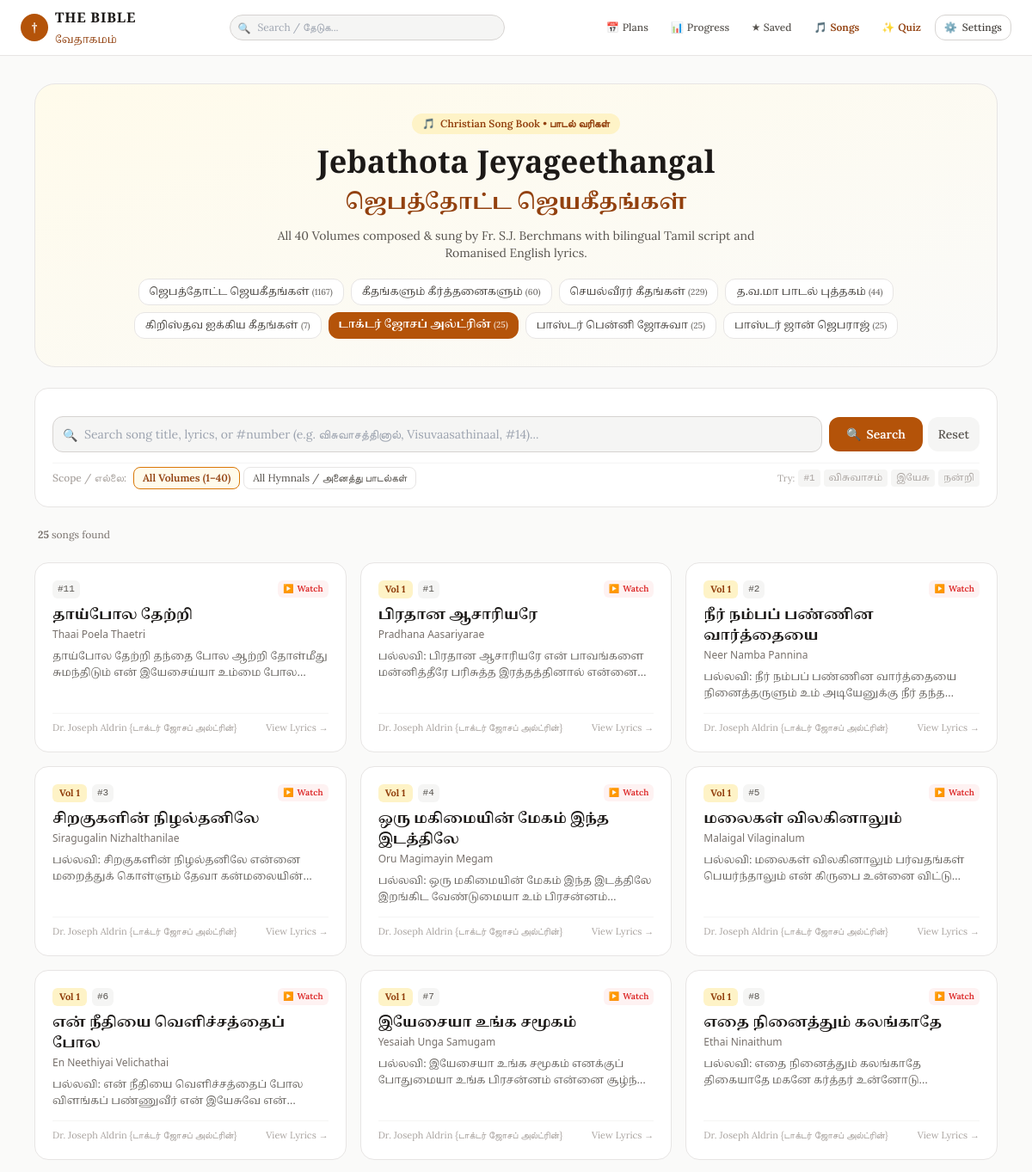
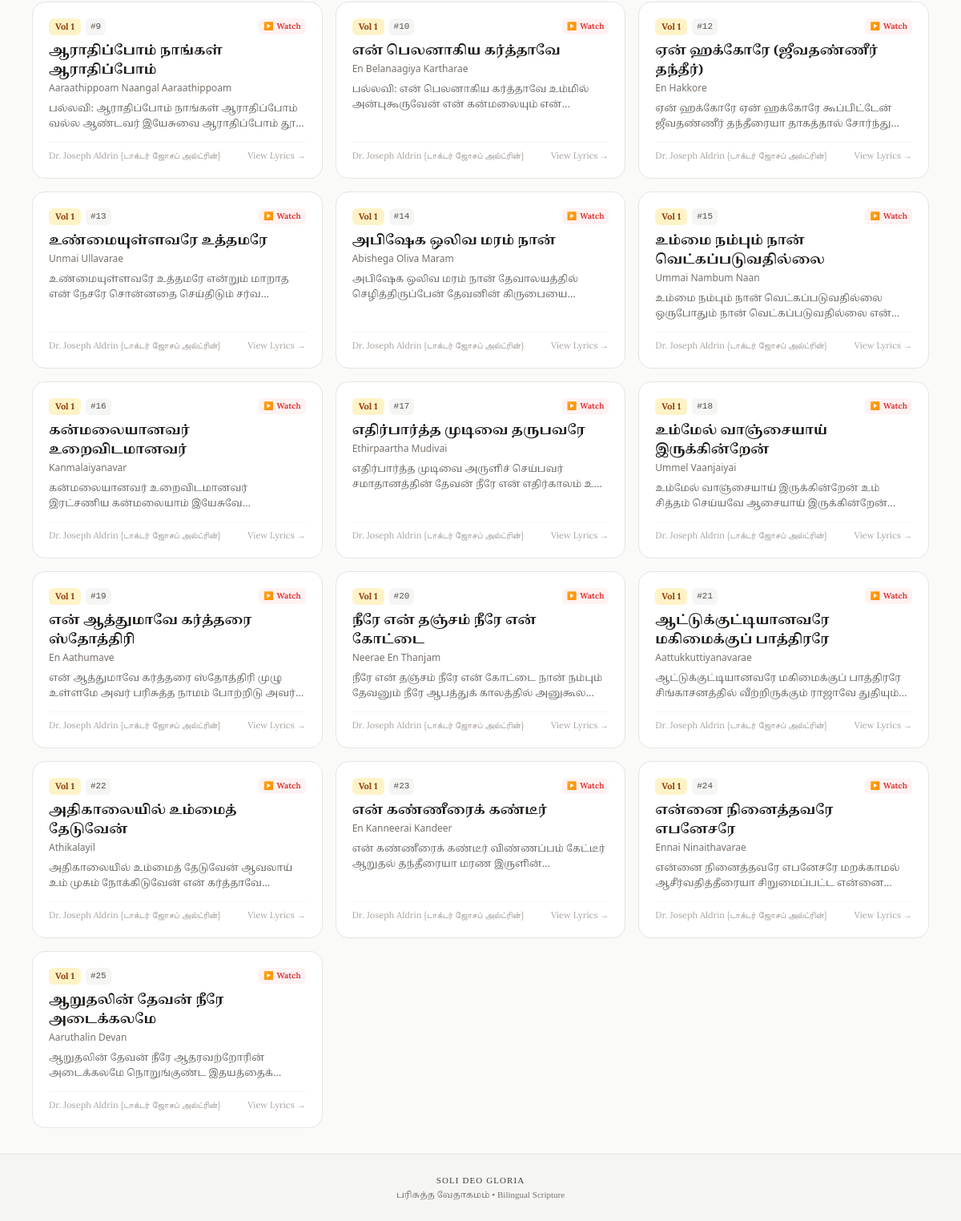
Screenshot of /songs?book=aldrin&canon=protestant with the database file from the repository (2 pictures, top to bottom).
### tables this page shows
CREATE TABLE song_books (
            code TEXT PRIMARY KEY,
            name_ta TEXT NOT NULL,
            name_en TEXT NOT NULL,
            display_order INTEGER DEFAULT 0
        );

CREATE TABLE songs (
            id INTEGER PRIMARY KEY,
            songbook_code TEXT NOT NULL,
            songbook_name_ta TEXT,
            songbook_name_en TEXT,
            volume INTEGER DEFAULT 0,
            volume_name TEXT,
            song_number INTEGER DEFAULT 0,
            title_ta TEXT NOT NULL,
            title_en TEXT NOT NULL,
            alternate_title TEXT,
            lyrics_ta TEXT,
            lyrics_en TEXT,
            lyrics_bilingual TEXT,
            author TEXT,
            youtube_url TEXT
        );

### app/main.py (the view)
@app.get("/songs", response_class=HTMLResponse)
async def songs_directory_page(
    request: Request,
    book: str = Query("jebathota"),
    vol: int = Query(None),
    q: str = Query(""),
    page: int = Query(1, ge=1),
    canon: str = Query(None)
):
    active_canon = resolve_canon(request, canon)
    canon_ctx = get_canon_context(active_canon)
    songbooks = get_song_books()
    volumes = get_song_volumes(book)
    clean_q = q.strip() if q else ""
    page_size = 40
    offset = (page - 1) * page_size
    songs_data = get_songs_list(
        songbook_code=book,
        volume=vol,
        query=clean_q,
        limit=page_size,
        offset=offset
    )
    total_count = songs_data["total_count"]
    total_pages = max(1, (total_count + page_size - 1) // page_size)
    return templates.TemplateResponse(
        request=request,
        name="songs.html",
        context={
            **canon_ctx,
            "songbooks": songbooks,
            "volumes": volumes,
            "active_book": book,
            "active_vol": vol,
            "query": clean_q,
            "songs": songs_data["songs"],
            "total_count": total_count,
            "page": page,
            "total_pages": total_pages,
        },
    )

### templates/songs.html (shortened to what this page needs)
{% extends "base.html" %}
{% block content %}
<div class="max-w-6xl mx-auto px-3 sm:px-4 py-4 sm:py-8 space-y-6">
    <div class="bg-gradient-to-br from-amber-50 to-stone-50 dark:from-stone-900 dark:to-stone-950 border border-stone-200 dark:border-stone-800 rounded-3xl p-5 sm:p-8 text-center space-y-3 relative overflow-hidden shadow-xs">
        <div class="inline-flex items-center gap-1.5 px-3 py-1 rounded-full bg-amber-100 dark:bg-amber-900/40 text-amber-800 dark:text-amber-300 text-xs font-semibold">
            <span>🎵</span> <span>Christian Song Book • பாடல் வரிகள்</span>
        </div>
        <h1 class="font-cinzel text-2xl sm:text-4xl font-bold text-stone-900 dark:text-stone-100">
            Jebathota Jeyageethangal
        </h1>
        <h2 class="font-tamil text-lg sm:text-2xl text-amber-800 dark:text-amber-400 font-semibold" translate="no">
            ஜெபத்தோட்ட ஜெயகீதங்கள்
        </h2>
        <p class="text-xs sm:text-sm text-stone-600 dark:text-stone-400 max-w-xl mx-auto">
            All 40 Volumes composed & sung by Fr. S.J. Berchmans with bilingual Tamil script and Romanised English lyrics.
        </p>
        <div class="pt-2 flex flex-wrap justify-center gap-1.5 sm:gap-2">
            {% for sb in songbooks %}
            <a href="/songs?book={{ sb.code }}{% if canon %}&canon={{ canon }}{% endif %}"
               class="px-3 py-1.5 rounded-xl text-xs font-medium transition cursor-pointer {% if active_book == sb.code %}bg-amber-700 text-white font-semibold shadow-xs{% else %}bg-white dark:bg-stone-800 text-stone-700 dark:text-stone-300 border border-stone-200 dark:border-stone-700 hover:border-amber-600{% endif %}">
                <span class="font-tamil" translate="no">{{ sb.name_ta }}</span>
                <span class="text-[10px] opacity-75">({{ sb.song_count }})</span>
            </a>
            {% endfor %}
        </div>
    </div>
    <div class="bg-white dark:bg-stone-900 border border-stone-200 dark:border-stone-800 rounded-2xl p-4 sm:p-5 shadow-xs space-y-3">
        <form id="song-search-form" action="/songs" method="get" class="space-y-3">
            <div class="flex flex-col sm:flex-row gap-2 relative">
                <div class="relative flex-1">
                    <input type="text" id="song-search-input" name="q" value="{{ query }}"
                           placeholder="Search song title, lyrics, or #number (e.g. விசுவாசத்தினால், Visuvaasathinaal, #14)..."
                           autocomplete="off"
                           class="w-full text-xs sm:text-sm bg-stone-100 dark:bg-stone-800 border border-stone-300 dark:border-stone-700 rounded-xl pl-9 pr-8 py-2.5 focus:outline-none focus:ring-2 focus:ring-amber-700 text-stone-900 dark:text-stone-100">
                    <span class="absolute left-3 top-3 text-stone-400 text-xs sm:text-sm">🔍</span>
                </div>
                <div class="flex items-center gap-1.5 shrink-0">
                    <button type="submit" class="w-full sm:w-auto px-5 py-2.5 bg-amber-700 hover:bg-amber-800 text-white rounded-xl text-xs sm:text-sm font-semibold transition cursor-pointer flex items-center justify-center gap-1.5 shadow-xs">
                        <span>🔍</span> <span>Search</span>
                    </button>
                    {% if query or active_vol or (active_book and active_book != 'jebathota') %}
                    <a href="/songs?book=jebathota{% if canon %}&canon={{ canon }}{% endif %}"
                       class="px-3 py-2.5 bg-stone-100 dark:bg-stone-800 hover:bg-stone-200 dark:hover:bg-stone-700 text-stone-600 dark:text-stone-300 rounded-xl text-xs sm:text-sm font-medium transition shrink-0"
                       title="Reset search and filters">
                        Reset
                    </a>
                    {% endif %}
                </div>
            </div>
            <div class="flex flex-wrap items-center justify-between gap-2 pt-1 border-t border-stone-100 dark:border-stone-800 text-xs">
                <div class="flex flex-wrap items-center gap-1 text-[11px] sm:text-xs">
                    <span class="text-stone-400 font-medium mr-1">Scope / எல்லை:</span>
                    <label class="inline-flex items-center gap-1 px-2.5 py-1 rounded-lg border cursor-pointer transition {% if not active_vol and active_book != 'all' %}bg-amber-50 dark:bg-amber-950/40 border-amber-600 text-amber-800 dark:text-amber-300 font-semibold{% else %}border-stone-200 dark:border-stone-700 text-stone-600 dark:text-stone-400 hover:bg-stone-50 dark:hover:bg-stone-800{% endif %}">
                        <span>All Volumes (1–40)</span>
                    </label>
                    <label class="inline-flex items-center gap-1 px-2.5 py-1 rounded-lg border cursor-pointer transition {% if active_book == 'all' %}bg-amber-50 dark:bg-amber-950/40 border-amber-600 text-amber-800 dark:text-amber-300 font-semibold{% else %}border-stone-200 dark:border-stone-700 text-stone-600 dark:text-stone-400 hover:bg-stone-50 dark:hover:bg-stone-800{% endif %}">
                        <span>All Hymnals / அனைத்து பாடல்கள்</span>
                    </label>
                </div>
                <div class="hidden md:flex items-center gap-1 text-[11px] text-stone-400">
                    <span>Try:</span>
                    <button type="button" onclick="quickFillSearch('#1')" class="px-1.5 py-0.5 rounded bg-stone-100 dark:bg-stone-800 hover:text-amber-700 font-mono">#1</button>
                    <button type="button" onclick="quickFillSearch('விசுவாசம்')" class="px-1.5 py-0.5 rounded bg-stone-100 dark:bg-stone-800 hover:text-amber-700 font-tamil" translate="no">விசுவாசம்</button>
                    <button type="button" onclick="quickFillSearch('இயேசு')" class="px-1.5 py-0.5 rounded bg-stone-100 dark:bg-stone-800 hover:text-amber-700 font-tamil" translate="no">இயேசு</button>
                    <button type="button" onclick="quickFillSearch('நன்றி')" class="px-1.5 py-0.5 rounded bg-stone-100 dark:bg-stone-800 hover:text-amber-700 font-tamil" translate="no">நன்றி</button>
                </div>
            </div>
        </form>
    </div>
    <div class="flex items-center justify-between text-xs text-stone-500 px-1">
        <div>
            <span><strong>{{ total_count }}</strong> songs found</span>
        </div>
    </div>
    {% if songs %}
    <div class="grid grid-cols-1 md:grid-cols-2 lg:grid-cols-3 gap-3 sm:gap-4">
        {% for s in songs %}
        <a href="/songs/{{ s.id }}{% if canon %}?canon={{ canon }}{% endif %}"
           class="group bg-white dark:bg-stone-900 border border-stone-200 dark:border-stone-800 hover:border-amber-600/70 rounded-2xl p-4 sm:p-5 shadow-xs hover:shadow-md transition flex flex-col justify-between space-y-3">
            <div class="space-y-2">
                <div class="flex items-center justify-between text-[11px]">
                    <div class="flex items-center gap-1.5">
                        {% if s.volume and s.volume > 0 %}
                        <span class="px-2 py-0.5 rounded-md bg-amber-100 dark:bg-amber-900/40 text-amber-800 dark:text-amber-300 font-bold">
                            Vol {{ s.volume }}
                        </span>
                        {% endif %}
                        {% if s.song_number and s.song_number > 0 %}
                        <span class="px-1.5 py-0.5 rounded-md bg-stone-100 dark:bg-stone-800 text-stone-600 dark:text-stone-400 font-mono">
                            #{{ s.song_number }}
                        </span>
                        {% endif %}
                    </div>
                    {% if s.youtube_url %}
                    <span class="inline-flex items-center gap-1 text-red-600 text-xs font-semibold px-1.5 py-0.5 rounded-md bg-red-50 dark:bg-red-950/40" title="Watch on YouTube">
                        <span class="text-[10px]">▶️</span> <span class="text-[10px] hidden sm:inline">Watch</span>
                    </span>
                    {% endif %}
                </div>
                <div>
                    <h3 class="font-tamil font-bold text-sm sm:text-base text-stone-900 dark:text-stone-100 group-hover:text-amber-700 dark:group-hover:text-amber-400 transition leading-snug" translate="no">
                        {{ s.title_ta }}
                    </h3>
                    <p class="font-sans text-xs text-stone-500 font-medium mt-0.5">
                        {{ s.title_en }}
                    </p>
                </div>
                {% if s.snippet_ta %}
                <p class="font-tamil text-xs text-stone-600 dark:text-stone-400 line-clamp-2 leading-relaxed opacity-90" translate="no">
                    {{ s.snippet_ta }}...
                </p>
                {% endif %}
            </div>
            <div class="pt-2 border-t border-stone-100 dark:border-stone-800 flex items-center justify-between text-[11px] text-stone-400 group-hover:text-amber-700 transition">
                <span>{{ s.author or "Fr. S.J. Berchmans" }}</span>
                <span>View Lyrics →</span>
            </div>
        </a>
        {% endfor %}
    </div>
    {% endif %}
</div>
{% endblock %}

### templates/base.html (style rules this page uses)
:root { --reader-font-size: 18px; }
.font-tamil { font-family: 'Noto Serif Tamil', serif; line-height: 2.1; }
.verse-text-ta, .verse-ta, .font-tamil { line-height: 1.95 !important; }

### rows the page displays
song_books: name_ta "ஜெபத்தோட்ட ஜெயகீதங்கள்", song_count "1167"
song_books: name_ta "கீதங்களும் கீர்த்தனைகளும்", song_count "60"
song_books: name_ta "செயல்வீரர் கீதங்கள்", song_count "229"
song_books: name_ta "த.வ.மா பாடல் புத்தகம்", song_count "44"
song_books: name_ta "கிறிஸ்தவ ஐக்கிய கீதங்கள்", song_count "7"
song_books: name_ta "டாக்டர் ஜோசப் அல்ட்ரின்", song_count "25"
song_books: name_ta "பாஸ்டர் பென்னி ஜோசுவா", song_count "25"
song_books: name_ta "பாஸ்டர் ஜான் ஜெபராஜ்", song_count "25"
songs: song_number "11", shows "Watch", title_ta "தாய்போல தேற்றி", title_en "Thaai Poela Thaetri", snippet_ta "தாய்போல தேற்றி தந்தை போல ஆற்றி தோள்மீது சுமந்திடும் என் இயேசைய்யா உம்மை…", author "Dr. Joseph Aldrin {டாக்டர் ஜோசப் அல்ட்ரின்}"
songs: volume "1", song_number "1", shows "Watch", title_ta "பிரதான ஆசாரியரே", title_en "Pradhana Aasariyarae", snippet_ta "பல்லவி: பிரதான ஆசாரியரே என் பாவங்களை மன்னித்தீரே பரிசுத்த இரத்தத்தினால்…", author "Dr. Joseph Aldrin {டாக்டர் ஜோசப் அல்ட்ரின்}"
songs: volume "1", song_number "2", shows "Watch", title_ta "நீர் நம்பப் பண்ணின வார்த்தையை", title_en "Neer Namba Pannina", snippet_ta "பல்லவி: நீர் நம்பப் பண்ணின வார்த்தையை நினைத்தருளும் உம் அடியேனுக்கு நீர்…", author "Dr. Joseph Aldrin {டாக்டர் ஜோசப் அல்ட்ரின்}"
songs: volume "1", song_number "3", shows "Watch", title_ta "சிறகுகளின் நிழல்தனிலே", title_en "Siragugalin Nizhalthanilae", snippet_ta "பல்லவி: சிறகுகளின் நிழல்தனிலே என்னை மறைத்துக் கொள்ளும் தேவா…", author "Dr. Joseph Aldrin {டாக்டர் ஜோசப் அல்ட்ரின்}"
songs: volume "1", song_number "4", shows "Watch", title_ta "ஒரு மகிமையின் மேகம் இந்த இடத்திலே", title_en "Oru Magimayin Megam", snippet_ta "பல்லவி: ஒரு மகிமையின் மேகம் இந்த இடத்திலே இறங்கிட வேண்டுமையா உம்…", author "Dr. Joseph Aldrin {டாக்டர் ஜோசப் அல்ட்ரின்}"
songs: volume "1", song_number "5", shows "Watch", title_ta "மலைகள் விலகினாலும்", title_en "Malaigal Vilaginalum", snippet_ta "பல்லவி: மலைகள் விலகினாலும் பர்வதங்கள் பெயர்ந்தாலும் என் கிருபை உன்னை…", author "Dr. Joseph Aldrin {டாக்டர் ஜோசப் அல்ட்ரின்}"
songs: volume "1", song_number "6", shows "Watch", title_ta "என் நீதியை வெளிச்சத்தைப் போல", title_en "En Neethiyai Velichathai", snippet_ta "பல்லவி: என் நீதியை வெளிச்சத்தைப் போல விளங்கப் பண்ணுவீர் என் இயேசுவே…", author "Dr. Joseph Aldrin {டாக்டர் ஜோசப் அல்ட்ரின்}"
songs: volume "1", song_number "7", shows "Watch", title_ta "இயேசையா உங்க சமூகம்", title_en "Yesaiah Unga Samugam", snippet_ta "பல்லவி: இயேசையா உங்க சமூகம் எனக்குப் போதுமையா உங்க பிரசன்னம் என்னை…", author "Dr. Joseph Aldrin {டாக்டர் ஜோசப் அல்ட்ரின்}"
songs: volume "1", song_number "8", shows "Watch", title_ta "எதை நினைத்தும் கலங்காதே", title_en "Ethai Ninaithum", snippet_ta "பல்லவி: எதை நினைத்தும் கலங்காதே திகையாதே மகனே கர்த்தர்…", author "Dr. Joseph Aldrin {டாக்டர் ஜோசப் அல்ட்ரின்}"
songs: volume "1", song_number "9", shows "Watch", title_ta "ஆராதிப்போம் நாங்கள் ஆராதிப்போம்", title_en "Aaraathippoam Naangal Aaraathippoam", snippet_ta "பல்லவி: ஆராதிப்போம் நாங்கள் ஆராதிப்போம் வல்ல ஆண்டவர் இயேசுவை ஆராதிப்போம்…", author "Dr. Joseph Aldrin {டாக்டர் ஜோசப் அல்ட்ரின்}"
songs: volume "1", song_number "10", shows "Watch", title_ta "என் பெலனாகிய கர்த்தாவே", title_en "En Belanaagiya Kartharae", snippet_ta "பல்லவி: என் பெலனாகிய கர்த்தாவே உம்மில் அன்புகூருவேன் என் கன்மலையும்…", author "Dr. Joseph Aldrin {டாக்டர் ஜோசப் அல்ட்ரின்}"
songs: volume "1", song_number "12", shows "Watch", title_ta "ஏன் ஹக்கோரே (ஜீவதண்ணீர் தந்தீர்)", title_en "En Hakkore", snippet_ta "ஏன் ஹக்கோரே ஏன் ஹக்கோரே கூப்பிட்டேன் ஜீவதண்ணீர் தந்தீரையா தாகத்தால்…", author "Dr. Joseph Aldrin {டாக்டர் ஜோசப் அல்ட்ரின்}"
songs: volume "1", song_number "13", shows "Watch", title_ta "உண்மையுள்ளவரே உத்தமரே", title_en "Unmai Ullavarae", snippet_ta "உண்மையுள்ளவரே உத்தமரே என்றும் மாறாத என் நேசரே சொன்னதை செய்திடும்…", author "Dr. Joseph Aldrin {டாக்டர் ஜோசப் அல்ட்ரின்}"
songs: volume "1", song_number "14", shows "Watch", title_ta "அபிஷேக ஒலிவ மரம் நான்", title_en "Abishega Oliva Maram", snippet_ta "அபிஷேக ஒலிவ மரம் நான் தேவாலயத்தில் செழித்திருப்பேன் தேவனின்…", author "Dr. Joseph Aldrin {டாக்டர் ஜோசப் அல்ட்ரின்}"
songs: volume "1", song_number "15", shows "Watch", title_ta "உம்மை நம்பும் நான் வெட்கப்படுவதில்லை", title_en "Ummai Nambum Naan", snippet_ta "உம்மை நம்பும் நான் வெட்கப்படுவதில்லை ஒருபோதும் நான் வெட்கப்படுவதில்லை…", author "Dr. Joseph Aldrin {டாக்டர் ஜோசப் அல்ட்ரின்}"
songs: volume "1", song_number "16", shows "Watch", title_ta "கன்மலையானவர் உறைவிடமானவர்", title_en "Kanmalaiyanavar", snippet_ta "கன்மலையானவர் உறைவிடமானவர் இரட்சணிய கன்மலையாம்…", author "Dr. Joseph Aldrin {டாக்டர் ஜோசப் அல்ட்ரின்}"
songs: volume "1", song_number "17", shows "Watch", title_ta "எதிர்பார்த்த முடிவை தருபவரே", title_en "Ethirpaartha Mudivai", snippet_ta "எதிர்பார்த்த முடிவை அருளிச் செய்பவர் சமாதானத்தின் தேவன் நீரே என் எதிர்காலம்…", author "Dr. Joseph Aldrin {டாக்டர் ஜோசப் அல்ட்ரின்}"
songs: volume "1", song_number "18", shows "Watch", title_ta "உம்மேல் வாஞ்சையாய் இருக்கின்றேன்", title_en "Ummel Vaanjaiyai", snippet_ta "உம்மேல் வாஞ்சையாய் இருக்கின்றேன் உம் சித்தம் செய்யவே ஆசையாய்…", author "Dr. Joseph Aldrin {டாக்டர் ஜோசப் அல்ட்ரின்}"
songs: volume "1", song_number "19", shows "Watch", title_ta "என் ஆத்துமாவே கர்த்தரை ஸ்தோத்திரி", title_en "En Aathumave", snippet_ta "என் ஆத்துமாவே கர்த்தரை ஸ்தோத்திரி முழு உள்ளமே அவர் பரிசுத்த நாமம் போற்றிடு…", author "Dr. Joseph Aldrin {டாக்டர் ஜோசப் அல்ட்ரின்}"
songs: volume "1", song_number "20", shows "Watch", title_ta "நீரே என் தஞ்சம் நீரே என் கோட்டை", title_en "Neerae En Thanjam", snippet_ta "நீரே என் தஞ்சம் நீரே என் கோட்டை நான் நம்பும் தேவனும் நீரே ஆபத்துக் காலத்தில்…", author "Dr. Joseph Aldrin {டாக்டர் ஜோசப் அல்ட்ரின்}"
songs: volume "1", song_number "21", shows "Watch", title_ta "ஆட்டுக்குட்டியானவரே மகிமைக்குப் பாத்திரரே", title_en "Aattukkuttiyanavarae", snippet_ta "ஆட்டுக்குட்டியானவரே மகிமைக்குப் பாத்திரரே சிங்காசனத்தில் வீற்றிருக்கும் ராஜாவே…", author "Dr. Joseph Aldrin {டாக்டர் ஜோசப் அல்ட்ரின்}"
songs: volume "1", song_number "22", shows "Watch", title_ta "அதிகாலையில் உம்மைத் தேடுவேன்", title_en "Athikalayil", snippet_ta "அதிகாலையில் உம்மைத் தேடுவேன் ஆவலாய் உம் முகம் நோக்கிடுவேன் என்…", author "Dr. Joseph Aldrin {டாக்டர் ஜோசப் அல்ட்ரின்}"
songs: volume "1", song_number "23", shows "Watch", title_ta "என் கண்ணீரைக் கண்டீர்", title_en "En Kanneerai Kandeer", snippet_ta "என் கண்ணீரைக் கண்டீர் விண்ணப்பம் கேட்டீர் ஆறுதல் தந்தீரையா மரண…", author "Dr. Joseph Aldrin {டாக்டர் ஜோசப் அல்ட்ரின்}"
songs: volume "1", song_number "24", shows "Watch", title_ta "என்னை நினைத்தவரே எபனேசரே", title_en "Ennai Ninaithavarae", snippet_ta "என்னை நினைத்தவரே எபனேசரே மறக்காமல் ஆசீர்வதித்தீரையா சிறுமைப்பட்ட…", author "Dr. Joseph Aldrin {டாக்டர் ஜோசப் அல்ட்ரின்}"
songs: volume "1", song_number "25", shows "Watch", title_ta "ஆறுதலின் தேவன் நீரே அடைக்கலமே", title_en "Aaruthalin Devan", snippet_ta "ஆறுதலின் தேவன் நீரே ஆதரவற்றோரின் அடைக்கலமே நொறுங்குண்ட…", author "Dr. Joseph Aldrin {டாக்டர் ஜோசப் அல்ட்ரின்}"

### other values shown
{{ total_count }} "25"
